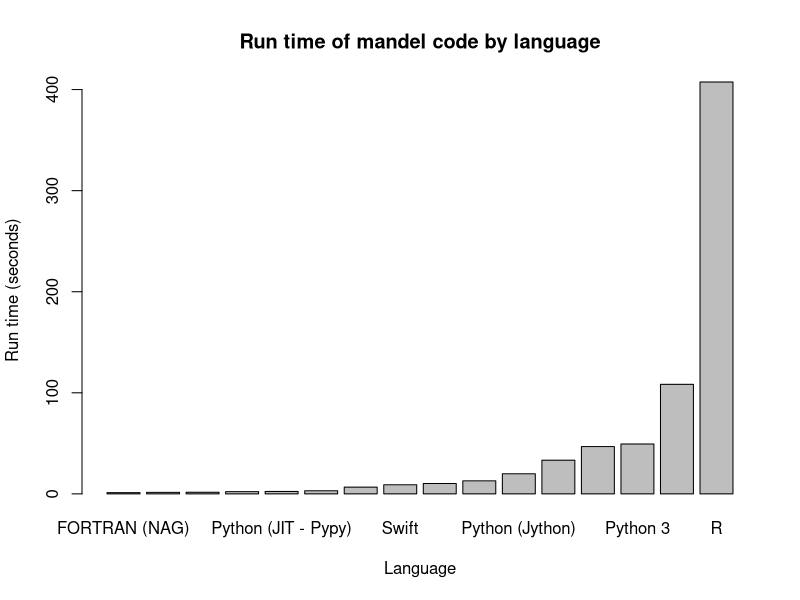

The R script that drew this image:
# Plot timing data for different mandel implementations

# Read our data
timings <- read.csv("timing.csv")

# Sort ascending by time
sortedtimings <- timings[order(timings$Time),]

# Open our output file
png(file="timing.png", width=2200, height=720)

# Plot
barplot(sortedtimings$Time, names.arg=sortedtimings$Language, xlab="Language", ylab="Run time (seconds)", main="Run time of mandel code by language")

# Tidy up
dev.off()
